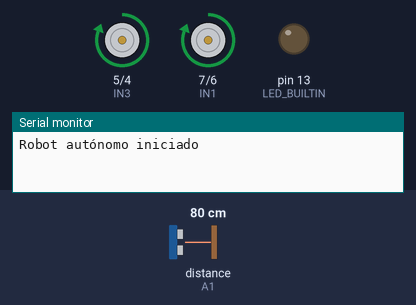
The sketch below on a simulated Arduino Uno, built with avr-gcc and run on an emulated ATmega328P. Shown: motor-driver pin pairs drawn as motors (green arrow = first pin HIGH = forward, orange = second pin HIGH = backward, longer = more drive), output pins drawn as LEDs (lit = HIGH), the last lines printed to the serial monitor. Wiring (inferred from the names in the program): ultrasonic range finder: trigger A0; echo A1. The test bench sets the inputs (shaded band); at power-on: distance to the obstacle (sensor on A1) 80 cm. The echo pulse lasts 58.3 µs per cm; pins used as bus, display or sensor lines are not drawn.

Above: at 1.6 s.
1.7 s: distance to the obstacle (sensor on A1) set to 25 cm
3.2 s: distance to the obstacle (sensor on A1) set to 19 cm
At 3.66 s:
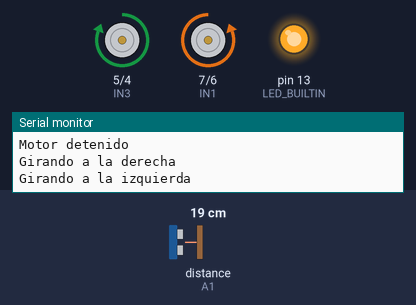
6.2 s: distance to the obstacle (sensor on A1) set to 35 cm
At 7.1 s:
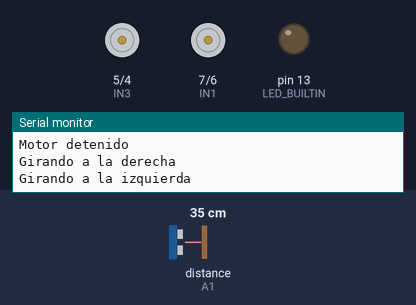
7.7 s: distance to the obstacle (sensor on A1) set to 2 cm
At 7.89 s:
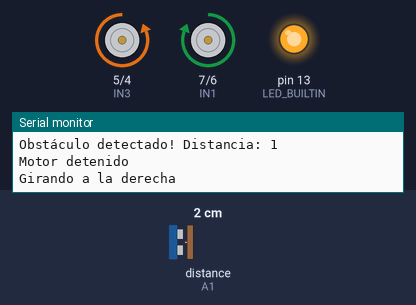
Timing chart, 0 to 11.7 s (numbered marks = the images above; inputs shaded):
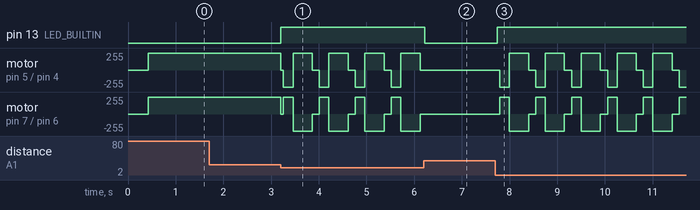

Measured:
- the behaviour switches between 22 and 21 cm on distance to the obstacle (sensor on A1) (found by bisection; images 0 and 1)
- after the input at 1.7 s, every drawn part: stays the same
- after the input at 3.2 s, pin 13 (LED_BUILTIN): LOW → HIGH at once; motor on pin 5 (IN3) / pin 4 (IN4): forward 255/255 → stopped at once, then repeats every 0.75 s: backward 255/255 0.20 s, forward 255/255 0.40 s, stopped 0.15 s
- after the input at 6.2 s, pin 13 (LED_BUILTIN): HIGH → LOW at once; motor on pin 5 (IN3) / pin 4 (IN4), motor on pin 7 (IN1) / pin 6 (IN2): stops changing and stays stopped
- after the input at 7.7 s, pin 13 (LED_BUILTIN): LOW → HIGH after 0.05 s; motor on pin 5 (IN3) / pin 4 (IN4): stopped → backward 255/255 after 0.10 s, then repeats every 0.75 s: forward 255/255 0.40 s, stopped 0.15 s, backward 255/255 0.20 s

The sketch:

RobotAutonomo.ino
```cpp
#define TRIG_PIN A0
#define ECHO_PIN A1

#define MAX_DISTANCE 200
#define OBSTACLE_DIST 20

// Pines de motores
int IN1 = 7; // motor B
int IN2 = 6; // motor B
int IN3 = 5; // motor A
int IN4 = 4; // motor A

boolean goesForward = false;
int distance = 100;

// --- Configuración de giros ---
const int TURN_DELAY = 200; // tiempo base para girar derecha
const int TURN_MULTIPLIER = 2; // multiplicador para giro izquierda si sigue obstáculo

void setup() {
  pinMode(TRIG_PIN, OUTPUT);
  pinMode(ECHO_PIN, INPUT);

  pinMode(IN1, OUTPUT);
  pinMode(IN2, OUTPUT);
  pinMode(IN3, OUTPUT);
  pinMode(IN4, OUTPUT);

  pinMode(LED_BUILTIN, OUTPUT);
  Serial.begin(9600);

  Serial.println("Robot autónomo iniciado");

  for (int i = 0; i < 4; i++) {
    distance = readPing();
    delay(100);
  }
}

void loop() {
  distance = readPing();

  if (distance <= OBSTACLE_DIST) {
    digitalWrite(LED_BUILTIN, HIGH);
    Serial.print("Obstáculo detectado! Distancia: ");
    Serial.println(distance);

    moveStop();
    Serial.println("Motor detenido");
    delay(50);

    // Giro a la derecha
    turnRight(TURN_DELAY);
    distance = readPing();

    if (distance <= OBSTACLE_DIST) {
      // Obstáculo aún presente → giro a la izquierda doble
      turnLeft(TURN_DELAY * TURN_MULTIPLIER);
    }

    moveStop();
    delay(50);
  } else {
    digitalWrite(LED_BUILTIN, LOW);
    moveForward();
  }

  delay(50); // pequeño delay para estabilidad
}

// --- Lectura de distancia ---
int readPing() {
  long duration;
  int cm;

  digitalWrite(TRIG_PIN, LOW);
  delayMicroseconds(2);
  digitalWrite(TRIG_PIN, HIGH);
  delayMicroseconds(10);
  digitalWrite(TRIG_PIN, LOW);

  duration = pulseIn(ECHO_PIN, HIGH, 30000);
  cm = duration * 0.0343 / 2;

  if (cm == 0) cm = 250;
  return cm;
}

// --- Movimiento ---
void moveStop() {
  digitalWrite(IN1, LOW);
  digitalWrite(IN2, LOW);
  digitalWrite(IN3, LOW);
  digitalWrite(IN4, LOW);
}

void moveForward() {
  if (!goesForward) {
    goesForward = true;
    digitalWrite(IN1, HIGH);
    digitalWrite(IN3, HIGH);
    digitalWrite(IN2, LOW);
    digitalWrite(IN4, LOW);
    delay(5);
  }
}

void moveBackward() {
  goesForward = false;
  digitalWrite(IN1, LOW);
  digitalWrite(IN3, LOW);
  digitalWrite(IN2, HIGH);
  digitalWrite(IN4, HIGH);
  delay(5);
}

// --- Giros simples ---
void turnRight(int durationMs) {
  Serial.println("Girando a la derecha");
  digitalWrite(IN1, HIGH);
  digitalWrite(IN3, LOW);
  digitalWrite(IN2, LOW);
  digitalWrite(IN4, HIGH);
  delay(durationMs);
  moveStop();
}

void turnLeft(int durationMs) {
  Serial.println("Girando a la izquierda");
  digitalWrite(IN1, LOW);
  digitalWrite(IN3, HIGH);
  digitalWrite(IN2, HIGH);
  digitalWrite(IN4, LOW);
  delay(durationMs);
  moveStop();
}
```
